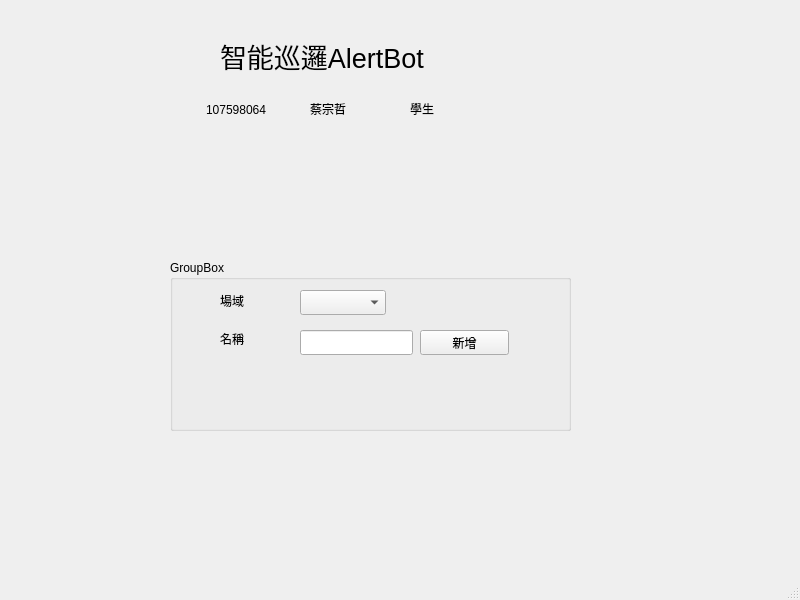
<?xml version="1.0" encoding="UTF-8"?>
<ui version="4.0">
 <class>MainWindow</class>
 <widget class="QMainWindow" name="MainWindow">
  <property name="geometry">
   <rect>
    <x>0</x>
    <y>0</y>
    <width>800</width>
    <height>600</height>
   </rect>
  </property>
  <property name="windowTitle">
   <string>MainWindow</string>
  </property>
  <widget class="QWidget" name="centralwidget">
   <widget class="QGroupBox" name="groupBox">
    <property name="geometry">
     <rect>
      <x>170</x>
      <y>260</y>
      <width>401</width>
      <height>171</height>
     </rect>
    </property>
    <property name="title">
     <string>GroupBox</string>
    </property>
    <widget class="QComboBox" name="siteComboBox">
     <property name="geometry">
      <rect>
       <x>130</x>
       <y>30</y>
       <width>86</width>
       <height>25</height>
      </rect>
     </property>
    </widget>
    <widget class="QLineEdit" name="siteNameLineEdit">
     <property name="geometry">
      <rect>
       <x>130</x>
       <y>70</y>
       <width>113</width>
       <height>25</height>
      </rect>
     </property>
    </widget>
    <widget class="QLabel" name="label">
     <property name="geometry">
      <rect>
       <x>50</x>
       <y>20</y>
       <width>67</width>
       <height>41</height>
      </rect>
     </property>
     <property name="text">
      <string>場域</string>
     </property>
    </widget>
    <widget class="QPushButton" name="setSiteButton">
     <property name="geometry">
      <rect>
       <x>250</x>
       <y>70</y>
       <width>89</width>
       <height>25</height>
      </rect>
     </property>
     <property name="text">
      <string>新增</string>
     </property>
    </widget>
    <widget class="QLabel" name="label_6">
     <property name="geometry">
      <rect>
       <x>50</x>
       <y>70</y>
       <width>67</width>
       <height>17</height>
      </rect>
     </property>
     <property name="text">
      <string>名稱</string>
     </property>
    </widget>
   </widget>
   <widget class="QLabel" name="label_2">
    <property name="geometry">
     <rect>
      <x>220</x>
      <y>30</y>
      <width>311</width>
      <height>51</height>
     </rect>
    </property>
    <property name="font">
     <font>
      <pointsize>20</pointsize>
     </font>
    </property>
    <property name="text">
     <string>智能巡邏AlertBot</string>
    </property>
   </widget>
   <widget class="QLabel" name="label_3">
    <property name="geometry">
     <rect>
      <x>206</x>
      <y>100</y>
      <width>81</width>
      <height>20</height>
     </rect>
    </property>
    <property name="text">
     <string>107598064</string>
    </property>
   </widget>
   <widget class="QLabel" name="label_4">
    <property name="geometry">
     <rect>
      <x>310</x>
      <y>100</y>
      <width>67</width>
      <height>17</height>
     </rect>
    </property>
    <property name="text">
     <string>蔡宗哲</string>
    </property>
   </widget>
   <widget class="QLabel" name="label_5">
    <property name="geometry">
     <rect>
      <x>410</x>
      <y>100</y>
      <width>67</width>
      <height>17</height>
     </rect>
    </property>
    <property name="text">
     <string>學生</string>
    </property>
   </widget>
  </widget>
  <widget class="QMenuBar" name="menubar">
   <property name="geometry">
    <rect>
     <x>0</x>
     <y>0</y>
     <width>800</width>
     <height>22</height>
    </rect>
   </property>
  </widget>
  <widget class="QStatusBar" name="statusbar"/>
 </widget>
 <resources/>
 <connections/>
</ui>
